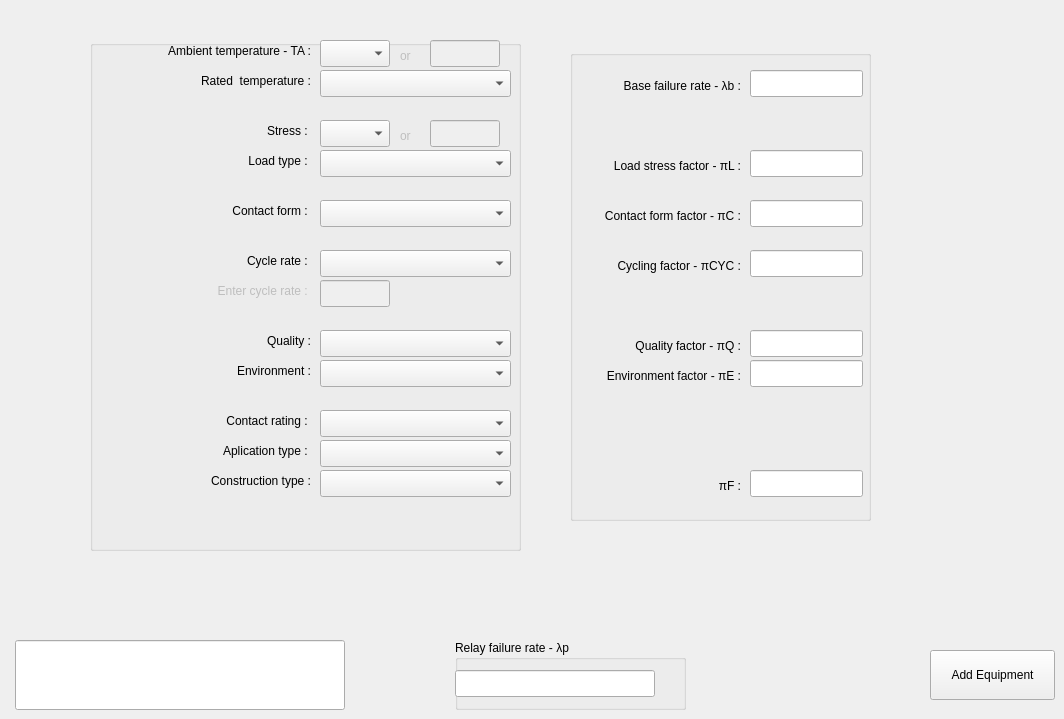
    <widget class="QWidget" name="tab_rel">
     <attribute name="title">
      <string>Relays</string>
     </attribute>
     <widget class="QGroupBox" name="groupBox_18">
      <property name="geometry">
       <rect>
        <x>90</x>
        <y>40</y>
        <width>431</width>
        <height>511</height>
       </rect>
      </property>
      <property name="title">
       <string/>
      </property>
      <widget class="QComboBox" name="comboBox_rel_ambient_temperature">
       <property name="geometry">
        <rect>
         <x>230</x>
         <y>0</y>
         <width>70</width>
         <height>27</height>
        </rect>
       </property>
       <property name="currentText">
        <string/>
       </property>
      </widget>
      <widget class="QLabel" name="label_rel_ambient_temperature">
       <property name="geometry">
        <rect>
         <x>30</x>
         <y>0</y>
         <width>191</width>
         <height>21</height>
        </rect>
       </property>
       <property name="text">
        <string>Ambient temperature - TA :</string>
       </property>
       <property name="alignment">
        <set>Qt::AlignRight|Qt::AlignTrailing|Qt::AlignVCenter</set>
       </property>
       <property name="wordWrap">
        <bool>true</bool>
       </property>
      </widget>
      <widget class="QComboBox" name="comboBox_rel_stress">
       <property name="geometry">
        <rect>
         <x>230</x>
         <y>80</y>
         <width>70</width>
         <height>27</height>
        </rect>
       </property>
       <property name="currentText">
        <string/>
       </property>
      </widget>
      <widget class="QLabel" name="label_rel_stress">
       <property name="geometry">
        <rect>
         <x>90</x>
         <y>70</y>
         <width>131</width>
         <height>41</height>
        </rect>
       </property>
       <property name="text">
        <string>Stress : </string>
       </property>
       <property name="alignment">
        <set>Qt::AlignRight|Qt::AlignTrailing|Qt::AlignVCenter</set>
       </property>
       <property name="wordWrap">
        <bool>true</bool>
       </property>
      </widget>
      <widget class="QComboBox" name="comboBox_rel_environment">
       <property name="geometry">
        <rect>
         <x>230</x>
         <y>320</y>
         <width>191</width>
         <height>27</height>
        </rect>
       </property>
       <property name="currentText">
        <string/>
       </property>
      </widget>
      <widget class="QLabel" name="label_rel_environment">
       <property name="geometry">
        <rect>
         <x>90</x>
         <y>310</y>
         <width>131</width>
         <height>41</height>
        </rect>
       </property>
       <property name="text">
        <string>Environment :</string>
       </property>
       <property name="alignment">
        <set>Qt::AlignRight|Qt::AlignTrailing|Qt::AlignVCenter</set>
       </property>
       <property name="wordWrap">
        <bool>true</bool>
       </property>
      </widget>
      <widget class="QLabel" name="label_rel_quality">
       <property name="geometry">
        <rect>
         <x>90</x>
         <y>280</y>
         <width>131</width>
         <height>41</height>
        </rect>
       </property>
       <property name="text">
        <string>Quality :</string>
       </property>
       <property name="alignment">
        <set>Qt::AlignRight|Qt::AlignTrailing|Qt::AlignVCenter</set>
       </property>
       <property name="wordWrap">
        <bool>true</bool>
       </property>
      </widget>
      <widget class="QComboBox" name="comboBox_rel_quality">
       <property name="geometry">
        <rect>
         <x>230</x>
         <y>290</y>
         <width>191</width>
         <height>27</height>
        </rect>
       </property>
       <property name="currentText">
        <string/>
       </property>
      </widget>
      <widget class="QComboBox" name="comboBox_rel_rated_temperature">
       <property name="geometry">
        <rect>
         <x>230</x>
         <y>30</y>
         <width>191</width>
         <height>27</height>
        </rect>
       </property>
       <property name="currentText">
        <string/>
       </property>
      </widget>
      <widget class="QLabel" name="label_rel_rated_temperature">
       <property name="geometry">
        <rect>
         <x>60</x>
         <y>30</y>
         <width>161</width>
         <height>21</height>
        </rect>
       </property>
       <property name="text">
        <string>Rated  temperature :</string>
       </property>
       <property name="alignment">
        <set>Qt::AlignRight|Qt::AlignTrailing|Qt::AlignVCenter</set>
       </property>
       <property name="wordWrap">
        <bool>true</bool>
       </property>
      </widget>
      <widget class="QLabel" name="label_rel_load_type">
       <property name="geometry">
        <rect>
         <x>90</x>
         <y>100</y>
         <width>131</width>
         <height>41</height>
        </rect>
       </property>
       <property name="text">
        <string>Load type : </string>
       </property>
       <property name="alignment">
        <set>Qt::AlignRight|Qt::AlignTrailing|Qt::AlignVCenter</set>
       </property>
       <property name="wordWrap">
        <bool>true</bool>
       </property>
      </widget>
      <widget class="QComboBox" name="comboBox_rel_load_type">
       <property name="geometry">
        <rect>
         <x>230</x>
         <y>110</y>
         <width>191</width>
         <height>27</height>
        </rect>
       </property>
       <property name="currentText">
        <string/>
       </property>
      </widget>
      <widget class="QComboBox" name="comboBox_rel_contact_form">
       <property name="geometry">
        <rect>
         <x>230</x>
         <y>160</y>
         <width>191</width>
         <height>27</height>
        </rect>
       </property>
       <property name="currentText">
        <string/>
       </property>
      </widget>
      <widget class="QLabel" name="label_rel_contact_form">
       <property name="geometry">
        <rect>
         <x>90</x>
         <y>150</y>
         <width>131</width>
         <height>41</height>
        </rect>
       </property>
       <property name="text">
        <string>Contact form : </string>
       </property>
       <property name="alignment">
        <set>Qt::AlignRight|Qt::AlignTrailing|Qt::AlignVCenter</set>
       </property>
       <property name="wordWrap">
        <bool>true</bool>
       </property>
      </widget>
      <widget class="QLabel" name="label_rel_cycle_rate">
       <property name="geometry">
        <rect>
         <x>90</x>
         <y>200</y>
         <width>131</width>
         <height>41</height>
        </rect>
       </property>
       <property name="text">
        <string>Cycle rate : </string>
       </property>
       <property name="alignment">
        <set>Qt::AlignRight|Qt::AlignTrailing|Qt::AlignVCenter</set>
       </property>
       <property name="wordWrap">
        <bool>true</bool>
       </property>
      </widget>
      <widget class="QComboBox" name="comboBox_rel_cycle_rate">
       <property name="geometry">
        <rect>
         <x>230</x>
         <y>210</y>
         <width>191</width>
         <height>27</height>
        </rect>
       </property>
       <property name="currentText">
        <string/>
       </property>
      </widget>
      <widget class="QComboBox" name="comboBox_rel_contact_rating">
       <property name="geometry">
        <rect>
         <x>230</x>
         <y>370</y>
         <width>191</width>
         <height>27</height>
        </rect>
       </property>
       <property name="currentText">
        <string/>
       </property>
      </widget>
      <widget class="QLabel" name="label_rel_contact_rating">
       <property name="geometry">
        <rect>
         <x>90</x>
         <y>360</y>
         <width>131</width>
         <height>41</height>
        </rect>
       </property>
       <property name="text">
        <string>Contact rating : </string>
       </property>
       <property name="alignment">
        <set>Qt::AlignRight|Qt::AlignTrailing|Qt::AlignVCenter</set>
       </property>
       <property name="wordWrap">
        <bool>true</bool>
       </property>
      </widget>
      <widget class="QComboBox" name="comboBox_rel_application_type">
       <property name="geometry">
        <rect>
         <x>230</x>
         <y>400</y>
         <width>191</width>
         <height>27</height>
        </rect>
       </property>
       <property name="currentText">
        <string/>
       </property>
      </widget>
      <widget class="QLabel" name="label_rel_application_type">
       <property name="geometry">
        <rect>
         <x>90</x>
         <y>390</y>
         <width>131</width>
         <height>41</height>
        </rect>
       </property>
       <property name="text">
        <string>Aplication type : </string>
       </property>
       <property name="alignment">
        <set>Qt::AlignRight|Qt::AlignTrailing|Qt::AlignVCenter</set>
       </property>
       <property name="wordWrap">
        <bool>true</bool>
       </property>
      </widget>
      <widget class="QComboBox" name="comboBox_rel_construction_type">
       <property name="geometry">
        <rect>
         <x>230</x>
         <y>430</y>
         <width>191</width>
         <height>27</height>
        </rect>
       </property>
       <property name="currentText">
        <string/>
       </property>
      </widget>
      <widget class="QLabel" name="label_rel_construction_type">
       <property name="geometry">
        <rect>
         <x>90</x>
         <y>420</y>
         <width>131</width>
         <height>41</height>
        </rect>
       </property>
       <property name="text">
        <string>Construction type :</string>
       </property>
       <property name="alignment">
        <set>Qt::AlignRight|Qt::AlignTrailing|Qt::AlignVCenter</set>
       </property>
       <property name="wordWrap">
        <bool>true</bool>
       </property>
      </widget>
      <widget class="QLabel" name="label_28">
       <property name="enabled">
        <bool>false</bool>
       </property>
       <property name="geometry">
        <rect>
         <x>310</x>
         <y>0</y>
         <width>21</width>
         <height>31</height>
        </rect>
       </property>
       <property name="text">
        <string>or</string>
       </property>
      </widget>
      <widget class="QLineEdit" name="lineEdit_rel_ambient_temperature">
       <property name="enabled">
        <bool>false</bool>
       </property>
       <property name="geometry">
        <rect>
         <x>340</x>
         <y>0</y>
         <width>70</width>
         <height>27</height>
        </rect>
       </property>
       <property name="dragEnabled">
        <bool>false</bool>
       </property>
      </widget>
      <widget class="QLabel" name="label_29">
       <property name="enabled">
        <bool>false</bool>
       </property>
       <property name="geometry">
        <rect>
         <x>310</x>
         <y>80</y>
         <width>21</width>
         <height>31</height>
        </rect>
       </property>
       <property name="text">
        <string>or</string>
       </property>
      </widget>
      <widget class="QLineEdit" name="lineEdit_rel_stress">
       <property name="enabled">
        <bool>false</bool>
       </property>
       <property name="geometry">
        <rect>
         <x>340</x>
         <y>80</y>
         <width>70</width>
         <height>27</height>
        </rect>
       </property>
       <property name="dragEnabled">
        <bool>false</bool>
       </property>
      </widget>
      <widget class="QLineEdit" name="lineEdit_rel_cycle_rate">
       <property name="enabled">
        <bool>false</bool>
       </property>
       <property name="geometry">
        <rect>
         <x>230</x>
         <y>240</y>
         <width>70</width>
         <height>27</height>
        </rect>
       </property>
       <property name="dragEnabled">
        <bool>false</bool>
       </property>
      </widget>
      <widget class="QLabel" name="label_rel_cycle_rate_2">
       <property name="enabled">
        <bool>false</bool>
       </property>
       <property name="geometry">
        <rect>
         <x>90</x>
         <y>230</y>
         <width>131</width>
         <height>41</height>
        </rect>
       </property>
       <property name="text">
        <string>Enter cycle rate : </string>
       </property>
       <property name="alignment">
        <set>Qt::AlignRight|Qt::AlignTrailing|Qt::AlignVCenter</set>
       </property>
       <property name="wordWrap">
        <bool>true</bool>
       </property>
      </widget>
     </widget>
     <widget class="QGroupBox" name="groupBox_19">
      <property name="geometry">
       <rect>
        <x>570</x>
        <y>50</y>
        <width>301</width>
        <height>471</height>
       </rect>
      </property>
      <property name="title">
       <string/>
      </property>
      <widget class="QLineEdit" name="lineEdit_rel_lambda_b">
       <property name="geometry">
        <rect>
         <x>180</x>
         <y>20</y>
         <width>113</width>
         <height>27</height>
        </rect>
       </property>
       <property name="readOnly">
        <bool>true</bool>
       </property>
      </widget>
      <widget class="QLabel" name="label_rel_lambda_b">
       <property name="geometry">
        <rect>
         <x>20</x>
         <y>20</y>
         <width>151</width>
         <height>31</height>
        </rect>
       </property>
       <property name="text">
        <string>Base failure rate - λb :</string>
       </property>
       <property name="alignment">
        <set>Qt::AlignRight|Qt::AlignTrailing|Qt::AlignVCenter</set>
       </property>
      </widget>
      <widget class="QLabel" name="label_rel_pi_e">
       <property name="geometry">
        <rect>
         <x>0</x>
         <y>310</y>
         <width>171</width>
         <height>31</height>
        </rect>
       </property>
       <property name="text">
        <string>Environment factor - πE :</string>
       </property>
       <property name="alignment">
        <set>Qt::AlignRight|Qt::AlignTrailing|Qt::AlignVCenter</set>
       </property>
      </widget>
      <widget class="QLineEdit" name="lineEdit_rel_pi_e">
       <property name="geometry">
        <rect>
         <x>180</x>
         <y>310</y>
         <width>113</width>
         <height>27</height>
        </rect>
       </property>
       <property name="text">
        <string/>
       </property>
       <property name="readOnly">
        <bool>true</bool>
       </property>
      </widget>
      <widget class="QLabel" name="label_rel_pi_q">
       <property name="geometry">
        <rect>
         <x>0</x>
         <y>280</y>
         <width>171</width>
         <height>31</height>
        </rect>
       </property>
       <property name="text">
        <string>Quality factor - πQ :</string>
       </property>
       <property name="alignment">
        <set>Qt::AlignRight|Qt::AlignTrailing|Qt::AlignVCenter</set>
       </property>
      </widget>
      <widget class="QLineEdit" name="lineEdit_rel_pi_q">
       <property name="geometry">
        <rect>
         <x>180</x>
         <y>280</y>
         <width>113</width>
         <height>27</height>
        </rect>
       </property>
       <property name="text">
        <string/>
       </property>
       <property name="readOnly">
        <bool>true</bool>
       </property>
      </widget>
      <widget class="QLineEdit" name="lineEdit_rel_pi_l">
       <property name="geometry">
        <rect>
         <x>180</x>
         <y>100</y>
         <width>113</width>
         <height>27</height>
        </rect>
       </property>
       <property name="readOnly">
        <bool>true</bool>
       </property>
      </widget>
      <widget class="QLabel" name="label_rel_pi_l">
       <property name="geometry">
        <rect>
         <x>10</x>
         <y>100</y>
         <width>161</width>
         <height>31</height>
        </rect>
       </property>
       <property name="text">
        <string>Load stress factor - πL :</string>
       </property>
       <property name="alignment">
        <set>Qt::AlignRight|Qt::AlignTrailing|Qt::AlignVCenter</set>
       </property>
      </widget>
      <widget class="QLineEdit" name="lineEdit_rel_pi_c">
       <property name="geometry">
        <rect>
         <x>180</x>
         <y>150</y>
         <width>113</width>
         <height>27</height>
        </rect>
       </property>
       <property name="readOnly">
        <bool>true</bool>
       </property>
      </widget>
      <widget class="QLabel" name="label_rel_pi_c">
       <property name="geometry">
        <rect>
         <x>0</x>
         <y>150</y>
         <width>171</width>
         <height>31</height>
        </rect>
       </property>
       <property name="text">
        <string>Contact form factor - πC :</string>
       </property>
       <property name="alignment">
        <set>Qt::AlignRight|Qt::AlignTrailing|Qt::AlignVCenter</set>
       </property>
      </widget>
      <widget class="QLabel" name="label_rel_pi_cyc">
       <property name="geometry">
        <rect>
         <x>0</x>
         <y>200</y>
         <width>171</width>
         <height>31</height>
        </rect>
       </property>
       <property name="text">
        <string>Cycling factor - πCYC :</string>
       </property>
       <property name="alignment">
        <set>Qt::AlignRight|Qt::AlignTrailing|Qt::AlignVCenter</set>
       </property>
      </widget>
      <widget class="QLineEdit" name="lineEdit_rel_pi_cyc">
       <property name="geometry">
        <rect>
         <x>180</x>
         <y>200</y>
         <width>113</width>
         <height>27</height>
        </rect>
       </property>
       <property name="readOnly">
        <bool>true</bool>
       </property>
      </widget>
      <widget class="QLabel" name="label_rel_pi_f">
       <property name="geometry">
        <rect>
         <x>0</x>
         <y>420</y>
         <width>171</width>
         <height>31</height>
        </rect>
       </property>
       <property name="text">
        <string>πF :</string>
       </property>
       <property name="alignment">
        <set>Qt::AlignRight|Qt::AlignTrailing|Qt::AlignVCenter</set>
       </property>
      </widget>
      <widget class="QLineEdit" name="lineEdit_rel_pi_f">
       <property name="geometry">
        <rect>
         <x>180</x>
         <y>420</y>
         <width>113</width>
         <height>27</height>
        </rect>
       </property>
       <property name="text">
        <string/>
       </property>
       <property name="readOnly">
        <bool>true</bool>
       </property>
      </widget>
     </widget>
     <widget class="QLineEdit" name="lineEdit_c_rel_warning_box">
      <property name="geometry">
       <rect>
        <x>15</x>
        <y>640</y>
        <width>330</width>
        <height>70</height>
       </rect>
      </property>
      <property name="readOnly">
       <bool>true</bool>
      </property>
     </widget>
     <widget class="QGroupBox" name="groupBox_rel_lambda_p">
      <property name="geometry">
       <rect>
        <x>455</x>
        <y>640</y>
        <width>231</width>
        <height>70</height>
       </rect>
      </property>
      <property name="title">
       <string>Relay failure rate - λp</string>
      </property>
      <widget class="QLineEdit" name="lineEdit_rel_lamda_p">
       <property name="geometry">
        <rect>
         <x>0</x>
         <y>30</y>
         <width>200</width>
         <height>27</height>
        </rect>
       </property>
       <property name="readOnly">
        <bool>true</bool>
       </property>
      </widget>
     </widget>
     <widget class="QPushButton" name="addButton_c_ee_rel">
      <property name="geometry">
       <rect>
        <x>930</x>
        <y>650</y>
        <width>125</width>
        <height>50</height>
       </rect>
      </property>
      <property name="text">
       <string>Add Equipment</string>
      </property>
     </widget>
    </widget>
